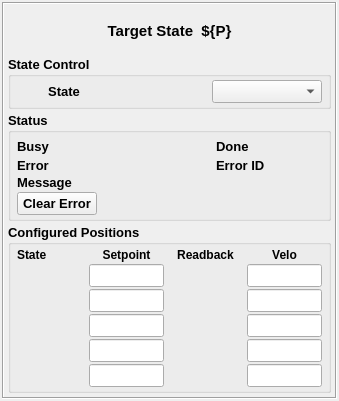
<?xml version="1.0" encoding="UTF-8"?>
<ui version="4.0">
 <class>Form</class>
 <widget class="QWidget" name="Form">
  <property name="geometry">
   <rect>
    <x>0</x>
    <y>0</y>
    <width>339</width>
    <height>401</height>
   </rect>
  </property>
  <property name="windowTitle">
   <string>Target State</string>
  </property>
  <layout class="QVBoxLayout" name="outerLayout">
   <property name="spacing">
    <number>3</number>
   </property>
   <property name="leftMargin">
    <number>2</number>
   </property>
   <property name="topMargin">
    <number>2</number>
   </property>
   <property name="rightMargin">
    <number>2</number>
   </property>
   <property name="bottomMargin">
    <number>2</number>
   </property>
   <item>
    <widget class="QFrame" name="screenFrame">
     <property name="frameShape">
      <enum>QFrame::Box</enum>
     </property>
     <property name="frameShadow">
      <enum>QFrame::Sunken</enum>
     </property>
     <property name="lineWidth">
      <number>1</number>
     </property>
     <layout class="QVBoxLayout" name="verticalLayout">
      <property name="spacing">
       <number>3</number>
      </property>
      <property name="leftMargin">
       <number>4</number>
      </property>
      <property name="topMargin">
       <number>4</number>
      </property>
      <property name="rightMargin">
       <number>4</number>
      </property>
      <property name="bottomMargin">
       <number>4</number>
      </property>
      <item>
       <widget class="QLabel" name="DeviceName">
        <property name="font">
         <font>
          <pointsize>11</pointsize>
          <weight>75</weight>
          <bold>true</bold>
         </font>
        </property>
        <property name="text">
         <string>Target State  ${P}</string>
        </property>
        <property name="alignment">
         <set>Qt::AlignCenter</set>
        </property>
       </widget>
      </item>
      <item>
       <widget class="QGroupBox" name="controlBox">
        <property name="font">
         <font>
          <pointsize>10</pointsize>
          <weight>75</weight>
          <bold>true</bold>
         </font>
        </property>
        <property name="title">
         <string>State Control</string>
        </property>
        <layout class="QGridLayout" name="controlGrid" columnstretch="1,1,1">
         <property name="leftMargin">
          <number>6</number>
         </property>
         <property name="topMargin">
          <number>3</number>
         </property>
         <property name="rightMargin">
          <number>6</number>
         </property>
         <property name="bottomMargin">
          <number>3</number>
         </property>
         <property name="horizontalSpacing">
          <number>4</number>
         </property>
         <property name="verticalSpacing">
          <number>2</number>
         </property>
         <item row="0" column="1">
          <widget class="PyDMLabel" name="PyDMLabel_rbv">
           <property name="font">
            <font>
             <pointsize>10</pointsize>
            </font>
           </property>
           <property name="alignment">
            <set>Qt::AlignCenter</set>
           </property>
           <property name="alarmSensitiveContent">
            <bool>true</bool>
           </property>
           <property name="channel">
            <string>ca://${P}:MMS:STATE:GET_RBV</string>
           </property>
          </widget>
         </item>
         <item row="0" column="0">
          <widget class="QLabel" name="stateLabel">
           <property name="font">
            <font>
             <pointsize>10</pointsize>
            </font>
           </property>
           <property name="text">
            <string>State</string>
           </property>
           <property name="alignment">
            <set>Qt::AlignCenter</set>
           </property>
          </widget>
         </item>
         <item row="0" column="2">
          <widget class="PyDMEnumComboBox" name="PyDMEnumComboBox_state">
           <property name="minimumSize">
            <size>
             <width>110</width>
             <height>0</height>
            </size>
           </property>
           <property name="toolTip">
            <string>Command the target state (OUT / TARGET1-4).</string>
           </property>
           <property name="channel">
            <string>ca://${P}:MMS:STATE:SET</string>
           </property>
          </widget>
         </item>
        </layout>
       </widget>
      </item>
      <item>
       <widget class="QGroupBox" name="statusBox">
        <property name="font">
         <font>
          <pointsize>10</pointsize>
          <weight>75</weight>
          <bold>true</bold>
         </font>
        </property>
        <property name="title">
         <string>Status</string>
        </property>
        <layout class="QGridLayout" name="statusGrid" columnstretch="0,1,1,0,1">
         <property name="leftMargin">
          <number>6</number>
         </property>
         <property name="topMargin">
          <number>3</number>
         </property>
         <property name="rightMargin">
          <number>6</number>
         </property>
         <property name="bottomMargin">
          <number>3</number>
         </property>
         <property name="horizontalSpacing">
          <number>6</number>
         </property>
         <property name="verticalSpacing">
          <number>2</number>
         </property>
         <item row="1" column="1">
          <widget class="PyDMLabel" name="PyDMLabel_err">
           <property name="font">
            <font>
             <pointsize>10</pointsize>
            </font>
           </property>
           <property name="alignment">
            <set>Qt::AlignCenter</set>
           </property>
           <property name="alarmSensitiveContent">
            <bool>true</bool>
           </property>
           <property name="channel">
            <string>ca://${P}:MMS:STATE:ERR_RBV</string>
           </property>
          </widget>
         </item>
         <item row="0" column="4">
          <widget class="PyDMLabel" name="PyDMLabel_done">
           <property name="font">
            <font>
             <pointsize>10</pointsize>
            </font>
           </property>
           <property name="alignment">
            <set>Qt::AlignCenter</set>
           </property>
           <property name="channel">
            <string>ca://${P}:MMS:STATE:DONE_RBV</string>
           </property>
          </widget>
         </item>
         <item row="1" column="3">
          <widget class="QLabel" name="erridLabel">
           <property name="font">
            <font>
             <pointsize>10</pointsize>
            </font>
           </property>
           <property name="text">
            <string>Error ID</string>
           </property>
          </widget>
         </item>
         <item row="0" column="0">
          <widget class="QLabel" name="busyLabel">
           <property name="font">
            <font>
             <pointsize>10</pointsize>
            </font>
           </property>
           <property name="text">
            <string>Busy</string>
           </property>
          </widget>
         </item>
         <item row="2" column="1" colspan="4">
          <widget class="PyDMLabel" name="PyDMLabel_errmsg">
           <property name="font">
            <font>
             <pointsize>10</pointsize>
            </font>
           </property>
           <property name="alarmSensitiveContent">
            <bool>true</bool>
           </property>
           <property name="channel">
            <string>ca://${P}:MMS:STATE:ERRMSG_RBV</string>
           </property>
           <property name="displayFormat">
            <enum>PyDMLabel::String</enum>
           </property>
          </widget>
         </item>
         <item row="0" column="1">
          <widget class="PyDMLabel" name="PyDMLabel_busy">
           <property name="font">
            <font>
             <pointsize>10</pointsize>
            </font>
           </property>
           <property name="alignment">
            <set>Qt::AlignCenter</set>
           </property>
           <property name="channel">
            <string>ca://${P}:MMS:STATE:BUSY_RBV</string>
           </property>
          </widget>
         </item>
         <item row="2" column="0">
          <widget class="QLabel" name="errmsgLabel">
           <property name="font">
            <font>
             <pointsize>10</pointsize>
            </font>
           </property>
           <property name="text">
            <string>Message</string>
           </property>
          </widget>
         </item>
         <item row="0" column="3">
          <widget class="QLabel" name="doneLabel">
           <property name="font">
            <font>
             <pointsize>10</pointsize>
            </font>
           </property>
           <property name="text">
            <string>Done</string>
           </property>
          </widget>
         </item>
         <item row="1" column="4">
          <widget class="PyDMLabel" name="PyDMLabel_errid">
           <property name="font">
            <font>
             <pointsize>10</pointsize>
            </font>
           </property>
           <property name="alignment">
            <set>Qt::AlignCenter</set>
           </property>
           <property name="channel">
            <string>ca://${P}:MMS:STATE:ERRID_RBV</string>
           </property>
          </widget>
         </item>
         <item row="1" column="0">
          <widget class="QLabel" name="errLabel">
           <property name="font">
            <font>
             <pointsize>10</pointsize>
            </font>
           </property>
           <property name="text">
            <string>Error</string>
           </property>
          </widget>
         </item>
         <item row="3" column="0">
          <widget class="PyDMPushButton" name="PyDMPushButton_reset">
           <property name="toolTip">
            <string>Reset state-positioner error.</string>
           </property>
           <property name="text">
            <string>Clear Error</string>
           </property>
           <property name="channel">
            <string>ca://${P}:MMS:STATE:RESET</string>
           </property>
           <property name="pressValue">
            <string>1</string>
           </property>
          </widget>
         </item>
         <item row="0" column="2">
          <spacer name="horizontalSpacer">
           <property name="orientation">
            <enum>Qt::Horizontal</enum>
           </property>
           <property name="sizeHint" stdset="0">
            <size>
             <width>10</width>
             <height>20</height>
            </size>
           </property>
          </spacer>
         </item>
        </layout>
       </widget>
      </item>
      <item>
       <widget class="QGroupBox" name="configBox">
        <property name="font">
         <font>
          <pointsize>10</pointsize>
          <weight>75</weight>
          <bold>true</bold>
         </font>
        </property>
        <property name="title">
         <string>Configured Positions</string>
        </property>
        <layout class="QGridLayout" name="configGrid" columnstretch="0,1,1,1">
         <property name="leftMargin">
          <number>6</number>
         </property>
         <property name="topMargin">
          <number>3</number>
         </property>
         <property name="rightMargin">
          <number>6</number>
         </property>
         <property name="bottomMargin">
          <number>3</number>
         </property>
         <property name="horizontalSpacing">
          <number>4</number>
         </property>
         <property name="verticalSpacing">
          <number>2</number>
         </property>
         <item row="0" column="0">
          <widget class="QLabel" name="hdrName">
           <property name="font">
            <font>
             <pointsize>9</pointsize>
             <weight>75</weight>
             <bold>true</bold>
            </font>
           </property>
           <property name="text">
            <string>State</string>
           </property>
          </widget>
         </item>
         <item row="0" column="1">
          <widget class="QLabel" name="hdrSet">
           <property name="font">
            <font>
             <pointsize>9</pointsize>
             <weight>75</weight>
             <bold>true</bold>
            </font>
           </property>
           <property name="text">
            <string>Setpoint</string>
           </property>
           <property name="alignment">
            <set>Qt::AlignCenter</set>
           </property>
          </widget>
         </item>
         <item row="0" column="2">
          <widget class="QLabel" name="hdrRbv">
           <property name="font">
            <font>
             <pointsize>9</pointsize>
             <weight>75</weight>
             <bold>true</bold>
            </font>
           </property>
           <property name="text">
            <string>Readback</string>
           </property>
           <property name="alignment">
            <set>Qt::AlignCenter</set>
           </property>
          </widget>
         </item>
         <item row="0" column="3">
          <widget class="QLabel" name="hdrVelo">
           <property name="font">
            <font>
             <pointsize>9</pointsize>
             <weight>75</weight>
             <bold>true</bold>
            </font>
           </property>
           <property name="text">
            <string>Velo</string>
           </property>
           <property name="alignment">
            <set>Qt::AlignCenter</set>
           </property>
          </widget>
         </item>
         <item row="1" column="0">
          <widget class="PyDMLabel" name="PyDMLabel_name01">
           <property name="font">
            <font>
             <pointsize>10</pointsize>
            </font>
           </property>
           <property name="channel">
            <string>ca://${P}:MMS:STATE:01:NAME_RBV</string>
           </property>
           <property name="displayFormat">
            <enum>PyDMLabel::String</enum>
           </property>
          </widget>
         </item>
         <item row="1" column="1">
          <widget class="PyDMLineEdit" name="PyDMLineEdit_set01">
           <property name="maximumSize">
            <size>
             <width>75</width>
             <height>16777215</height>
            </size>
           </property>
           <property name="precision">
            <number>4</number>
           </property>
           <property name="precisionFromPV">
            <bool>false</bool>
           </property>
           <property name="channel">
            <string>ca://${P}:MMS:STATE:01:SETPOINT</string>
           </property>
          </widget>
         </item>
         <item row="1" column="2">
          <widget class="PyDMLabel" name="PyDMLabel_setrbv01">
           <property name="alignment">
            <set>Qt::AlignRight|Qt::AlignTrailing|Qt::AlignVCenter</set>
           </property>
           <property name="maximumSize">
            <size>
             <width>75</width>
             <height>16777215</height>
            </size>
           </property>
           <property name="precision">
            <number>4</number>
           </property>
           <property name="precisionFromPV">
            <bool>false</bool>
           </property>
           <property name="channel">
            <string>ca://${P}:MMS:STATE:01:SETPOINT_RBV</string>
           </property>
          </widget>
         </item>
         <item row="1" column="3">
          <widget class="PyDMLineEdit" name="PyDMLineEdit_velo01">
           <property name="maximumSize">
            <size>
             <width>75</width>
             <height>16777215</height>
            </size>
           </property>
           <property name="precision">
            <number>3</number>
           </property>
           <property name="precisionFromPV">
            <bool>false</bool>
           </property>
           <property name="channel">
            <string>ca://${P}:MMS:STATE:01:VELO</string>
           </property>
          </widget>
         </item>
         <item row="2" column="0">
          <widget class="PyDMLabel" name="PyDMLabel_name02">
           <property name="font">
            <font>
             <pointsize>10</pointsize>
            </font>
           </property>
           <property name="channel">
            <string>ca://${P}:MMS:STATE:02:NAME_RBV</string>
           </property>
           <property name="displayFormat">
            <enum>PyDMLabel::String</enum>
           </property>
          </widget>
         </item>
         <item row="2" column="1">
          <widget class="PyDMLineEdit" name="PyDMLineEdit_set02">
           <property name="maximumSize">
            <size>
             <width>75</width>
             <height>16777215</height>
            </size>
           </property>
           <property name="precision">
            <number>4</number>
           </property>
           <property name="precisionFromPV">
            <bool>false</bool>
           </property>
           <property name="channel">
            <string>ca://${P}:MMS:STATE:02:SETPOINT</string>
           </property>
          </widget>
         </item>
         <item row="2" column="2">
          <widget class="PyDMLabel" name="PyDMLabel_setrbv02">
           <property name="alignment">
            <set>Qt::AlignRight|Qt::AlignTrailing|Qt::AlignVCenter</set>
           </property>
           <property name="maximumSize">
            <size>
             <width>75</width>
             <height>16777215</height>
            </size>
           </property>
           <property name="precision">
            <number>4</number>
           </property>
           <property name="precisionFromPV">
            <bool>false</bool>
           </property>
           <property name="channel">
            <string>ca://${P}:MMS:STATE:02:SETPOINT_RBV</string>
           </property>
          </widget>
         </item>
         <item row="2" column="3">
          <widget class="PyDMLineEdit" name="PyDMLineEdit_velo02">
           <property name="maximumSize">
            <size>
             <width>75</width>
             <height>16777215</height>
            </size>
           </property>
           <property name="precision">
            <number>3</number>
           </property>
           <property name="precisionFromPV">
            <bool>false</bool>
           </property>
           <property name="channel">
            <string>ca://${P}:MMS:STATE:02:VELO</string>
           </property>
          </widget>
         </item>
         <item row="3" column="0">
          <widget class="PyDMLabel" name="PyDMLabel_name03">
           <property name="font">
            <font>
             <pointsize>10</pointsize>
            </font>
           </property>
           <property name="channel">
            <string>ca://${P}:MMS:STATE:03:NAME_RBV</string>
           </property>
           <property name="displayFormat">
            <enum>PyDMLabel::String</enum>
           </property>
          </widget>
         </item>
         <item row="3" column="1">
          <widget class="PyDMLineEdit" name="PyDMLineEdit_set03">
           <property name="maximumSize">
            <size>
             <width>75</width>
             <height>16777215</height>
            </size>
           </property>
           <property name="precision">
            <number>4</number>
           </property>
           <property name="precisionFromPV">
            <bool>false</bool>
           </property>
           <property name="channel">
            <string>ca://${P}:MMS:STATE:03:SETPOINT</string>
           </property>
          </widget>
         </item>
         <item row="3" column="2">
          <widget class="PyDMLabel" name="PyDMLabel_setrbv03">
           <property name="alignment">
            <set>Qt::AlignRight|Qt::AlignTrailing|Qt::AlignVCenter</set>
           </property>
           <property name="maximumSize">
            <size>
             <width>75</width>
             <height>16777215</height>
            </size>
           </property>
           <property name="precision">
            <number>4</number>
           </property>
           <property name="precisionFromPV">
            <bool>false</bool>
           </property>
           <property name="channel">
            <string>ca://${P}:MMS:STATE:03:SETPOINT_RBV</string>
           </property>
          </widget>
         </item>
         <item row="3" column="3">
          <widget class="PyDMLineEdit" name="PyDMLineEdit_velo03">
           <property name="maximumSize">
            <size>
             <width>75</width>
             <height>16777215</height>
            </size>
           </property>
           <property name="precision">
            <number>3</number>
           </property>
           <property name="precisionFromPV">
            <bool>false</bool>
           </property>
           <property name="channel">
            <string>ca://${P}:MMS:STATE:03:VELO</string>
           </property>
          </widget>
         </item>
         <item row="4" column="0">
          <widget class="PyDMLabel" name="PyDMLabel_name04">
           <property name="font">
            <font>
             <pointsize>10</pointsize>
            </font>
           </property>
           <property name="channel">
            <string>ca://${P}:MMS:STATE:04:NAME_RBV</string>
           </property>
           <property name="displayFormat">
            <enum>PyDMLabel::String</enum>
           </property>
          </widget>
         </item>
         <item row="4" column="1">
          <widget class="PyDMLineEdit" name="PyDMLineEdit_set04">
           <property name="maximumSize">
            <size>
             <width>75</width>
             <height>16777215</height>
            </size>
           </property>
           <property name="precision">
            <number>4</number>
           </property>
           <property name="precisionFromPV">
            <bool>false</bool>
           </property>
           <property name="channel">
            <string>ca://${P}:MMS:STATE:04:SETPOINT</string>
           </property>
          </widget>
         </item>
         <item row="4" column="2">
          <widget class="PyDMLabel" name="PyDMLabel_setrbv04">
           <property name="alignment">
            <set>Qt::AlignRight|Qt::AlignTrailing|Qt::AlignVCenter</set>
           </property>
           <property name="maximumSize">
            <size>
             <width>75</width>
             <height>16777215</height>
            </size>
           </property>
           <property name="precision">
            <number>4</number>
           </property>
           <property name="precisionFromPV">
            <bool>false</bool>
           </property>
           <property name="channel">
            <string>ca://${P}:MMS:STATE:04:SETPOINT_RBV</string>
           </property>
          </widget>
         </item>
         <item row="4" column="3">
          <widget class="PyDMLineEdit" name="PyDMLineEdit_velo04">
           <property name="maximumSize">
            <size>
             <width>75</width>
             <height>16777215</height>
            </size>
           </property>
           <property name="precision">
            <number>3</number>
           </property>
           <property name="precisionFromPV">
            <bool>false</bool>
           </property>
           <property name="channel">
            <string>ca://${P}:MMS:STATE:04:VELO</string>
           </property>
          </widget>
         </item>
         <item row="5" column="0">
          <widget class="PyDMLabel" name="PyDMLabel_name05">
           <property name="font">
            <font>
             <pointsize>10</pointsize>
            </font>
           </property>
           <property name="channel">
            <string>ca://${P}:MMS:STATE:05:NAME_RBV</string>
           </property>
           <property name="displayFormat">
            <enum>PyDMLabel::String</enum>
           </property>
          </widget>
         </item>
         <item row="5" column="1">
          <widget class="PyDMLineEdit" name="PyDMLineEdit_set05">
           <property name="maximumSize">
            <size>
             <width>75</width>
             <height>16777215</height>
            </size>
           </property>
           <property name="precision">
            <number>4</number>
           </property>
           <property name="precisionFromPV">
            <bool>false</bool>
           </property>
           <property name="channel">
            <string>ca://${P}:MMS:STATE:05:SETPOINT</string>
           </property>
          </widget>
         </item>
         <item row="5" column="2">
          <widget class="PyDMLabel" name="PyDMLabel_setrbv05">
           <property name="alignment">
            <set>Qt::AlignRight|Qt::AlignTrailing|Qt::AlignVCenter</set>
           </property>
           <property name="maximumSize">
            <size>
             <width>75</width>
             <height>16777215</height>
            </size>
           </property>
           <property name="precision">
            <number>4</number>
           </property>
           <property name="precisionFromPV">
            <bool>false</bool>
           </property>
           <property name="channel">
            <string>ca://${P}:MMS:STATE:05:SETPOINT_RBV</string>
           </property>
          </widget>
         </item>
         <item row="5" column="3">
          <widget class="PyDMLineEdit" name="PyDMLineEdit_velo05">
           <property name="maximumSize">
            <size>
             <width>75</width>
             <height>16777215</height>
            </size>
           </property>
           <property name="precision">
            <number>3</number>
           </property>
           <property name="precisionFromPV">
            <bool>false</bool>
           </property>
           <property name="channel">
            <string>ca://${P}:MMS:STATE:05:VELO</string>
           </property>
          </widget>
         </item>
        </layout>
       </widget>
      </item>
     </layout>
    </widget>
   </item>
  </layout>
 </widget>
 <customwidgets>
  <customwidget>
   <class>PyDMEnumComboBox</class>
   <extends>QComboBox</extends>
   <header>pydm.widgets.enum_combo_box</header>
  </customwidget>
  <customwidget>
   <class>PyDMLineEdit</class>
   <extends>QLineEdit</extends>
   <header>pydm.widgets.line_edit</header>
  </customwidget>
  <customwidget>
   <class>PyDMPushButton</class>
   <extends>QPushButton</extends>
   <header>pydm.widgets.pushbutton</header>
  </customwidget>
  <customwidget>
   <class>PyDMLabel</class>
   <extends>QLabel</extends>
   <header>pydm.widgets.label</header>
  </customwidget>
 </customwidgets>
 <resources/>
 <connections/>
</ui>
